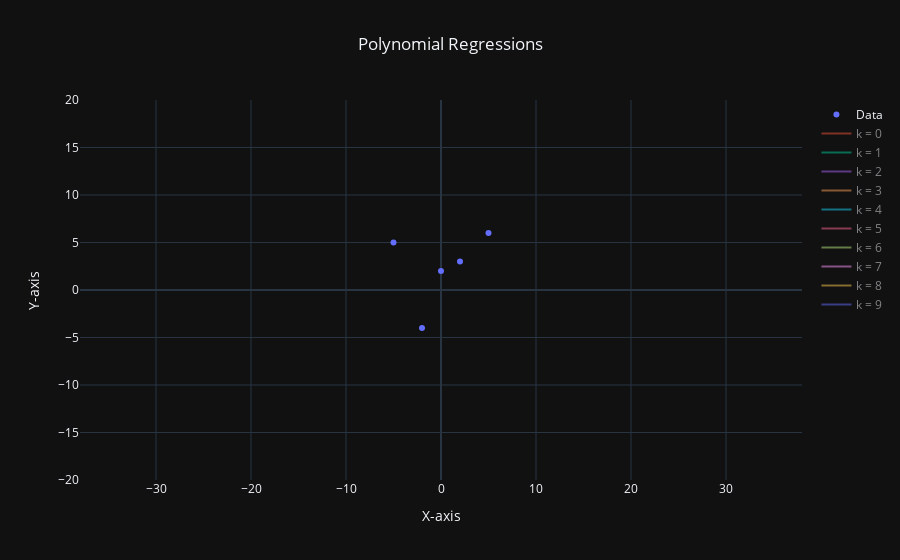

Notebook code for this chart:
### Code cell
from plotly.graph_objs.layout import XAxis, YAxis, Title
import plotly.graph_objects as go

k_max = 10  # We will regress for k = 0, 1, ..., 9
regressions = [construct_regression_poly_curve(S, k,
                                               name=f'k = {k}',
                                               visible='legendonly',
                                               x_lims=(-100, +100))
               for k in range(k_max)]

layout = go.Layout(
    title=Title(text='Polynomial Regressions', x=0.5),
    xaxis=XAxis(title='X-axis', range=[-10, 10]),
    yaxis=YAxis(title='Y-axis', range=[-20, 20], scaleanchor='x', scaleratio=1)
)

fig = go.Figure(data=[data_plot, *regressions], layout=layout)
fig.show()

### Figure 1 — Plotly figure (JSON) as saved in the notebook; plotly's stock layout.template omitted (floating-point values rounded to 4 significant figures; data arrays with more than 128 entries replaced by an {"elided": "..."} marker saying what was removed)
{"data": [{"mode": "markers", "name": "Data", "x": [-2, 0, 2, 5, -5], "y": [-4, 2, 3, 6, 5], "type": "scatter"}, {"mode": "lines", "name": "k = 0", "visible": "legendonly", "x": {"elided": "800 float values"}, "y": {"elided": "800 float values"}, "type": "scatter"}, {"mode": "lines", "name": "k = 1", "visible": "legendonly", "x": {"elided": "800 float values"}, "y": {"elided": "800 float values"}, "type": "scatter"}, {"mode": "lines", "name": "k = 2", "visible": "legendonly", "x": {"elided": "800 float values"}, "y": {"elided": "800 float values"}, "type": "scatter"}, {"mode": "lines", "name": "k = 3", "visible": "legendonly", "x": {"elided": "800 float values"}, "y": {"elided": "800 float values"}, "type": "scatter"}, {"mode": "lines", "name": "k = 4", "visible": "legendonly", "x": {"elided": "800 float values"}, "y": {"elided": "800 float values"}, "type": "scatter"}, {"mode": "lines", "name": "k = 5", "visible": "legendonly", "x": {"elided": "800 float values"}, "y": {"elided": "800 float values"}, "type": "scatter"}, {"mode": "lines", "name": "k = 6", "visible": "legendonly", "x": {"elided": "800 float values"}, "y": {"elided": "800 float values"}, "type": "scatter"}, {"mode": "lines", "name": "k = 7", "visible": "legendonly", "x": {"elided": "800 float values"}, "y": {"elided": "800 float values"}, "type": "scatter"}, {"mode": "lines", "name": "k = 8", "visible": "legendonly", "x": {"elided": "800 float values"}, "y": {"elided": "800 float values"}, "type": "scatter"}, {"mode": "lines", "name": "k = 9", "visible": "legendonly", "x": {"elided": "800 float values"}, "y": {"elided": "800 float values"}, "type": "scatter"}], "layout": {"title": {"text": "Polynomial Regressions", "x": 0.5}, "xaxis": {"range": [-10, 10], "title": {"text": "X-axis"}}, "yaxis": {"range": [-20, 20], "scaleanchor": "x", "scaleratio": 1, "title": {"text": "Y-axis"}}}}
